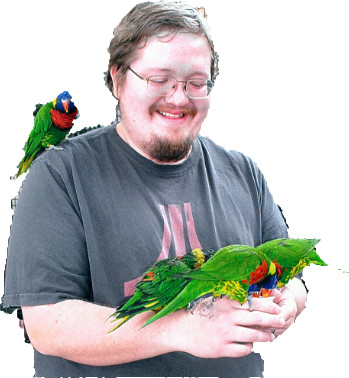
#> input picture stickerizer/img/IanProfile_nb.jpg, 349 x 378 px
$ python stickerizer.py
#> lines starting #> are read from the running program, lines starting #| are printed output that depends on the picture; after the words box and inside, x2 and y2 are one past the last pixel; in counts of white or black regions, pixels touching at a corner belong together
#> in run_stickerizer, image is the input picture: shape (378, 349, 3); mean B, G, R 184.9, 186.3, 185.1
import time
import os
import cv2
import numpy as np
from keras import backend as K
from keras.applications import vgg19
from keras.preprocessing.image import load_img
from scipy.optimize import fmin_l_bfgs_b
import argparse

target_image_path = "img/IanProfile_nb.jpg"

style_reference_image_path = "img/Selfi_paint.jpg"
result_prefix = "face_nb-source"


class VGG_styletransfer:
    def __init__(self):
        width, height = load_img(target_image_path).size
        self.img_height = 400
        self.img_width = int(width * self.img_height / height)

        target_image = K.constant(self.preprocess_image(target_image_path))
        style_reference_image = K.constant(
            self.preprocess_image(style_reference_image_path)
        )
        combination_image = K.placeholder((1, self.img_height, self.img_width, 3))

        input_tensor = K.concatenate(
            [target_image, style_reference_image, combination_image], axis=0
        )
        self.model = vgg19.VGG19(
            input_tensor=input_tensor, weights="imagenet", include_top=False
        )

        total_variation_weight = 1e-4
        style_weight = 1.0
        content_weight = 0.025


class Stickerizer:
    def process(self, image):
        img_gray = cv2.cvtColor(image, cv2.COLOR_BGR2GRAY)
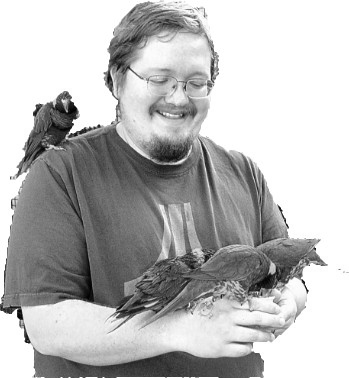
#> img_gray: shape (378, 349); min 1, max 255, mean 185.8
        img_gray = cv2.medianBlur(img_gray, 5)
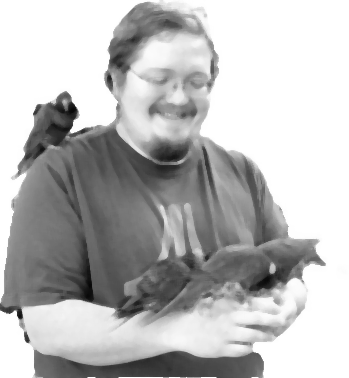
#> img_gray: shape (378, 349); min 7, max 255, mean 186.2
        mask_edges = cv2.adaptiveThreshold(
            img_gray, 255, cv2.ADAPTIVE_THRESH_MEAN_C, cv2.THRESH_BINARY, 9, 9
        )
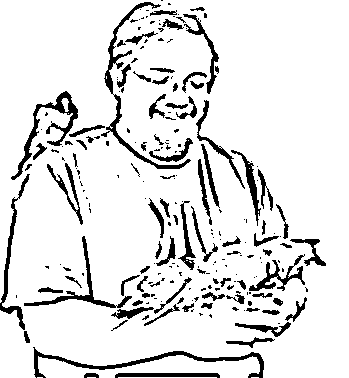
#> mask_edges: shape (378, 349); 88.9% white; 218 black regions (130 under 20 px), largest, box (x1, y1, x2, y2) and area: (101, 2, 191, 169) 1147, (33, 347, 264, 378) 1127, (11, 91, 78, 180) 964
        img_color = cv2.bilateralFilter(image, d=9, sigmaColor=10, sigmaSpace=10)
        img_sticker = cv2.bitwise_and(img_color, img_color, mask=mask_edges)
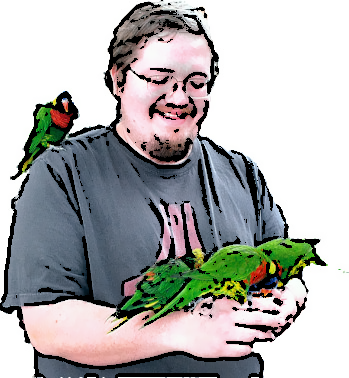
#> img_sticker: shape (378, 349, 3); mean B, G, R 173.9, 174.9, 174.5
        return img_sticker


def run_stickerizer(filename):
    name, ext = filename.split(".")
    print("File: " + filename)
    if ext in ["jpg", "png", "PNG"]:
        image = cv2.imread("./img/" + filename)
        stickerizer = Stickerizer()
        image_out = stickerizer.process(image)
        cv2.imwrite("./output/" + name + "_output2.png", image_out)


if __name__ == "__main__":
    for file in os.listdir("./img"):
        run_stickerizer(file)
#> pass 2 of the loop `for file in os.listdir("./img"):`:
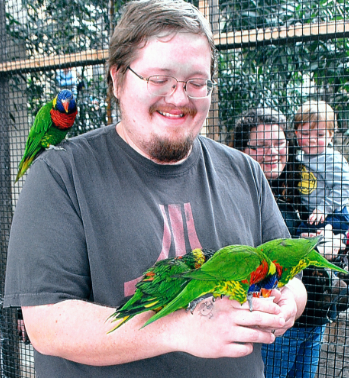
#> input picture stickerizer/img/IanProfile_nb.png, 349 x 378 px
#> in run_stickerizer, image is the input picture: shape (378, 349, 3); mean B, G, R 129.3, 129.7, 120.6
#> in process (call 2), `mask_edges = cv2.adaptiveThreshold( img_gray, 255, cv2.ADAPTIVE_THRESH..`:
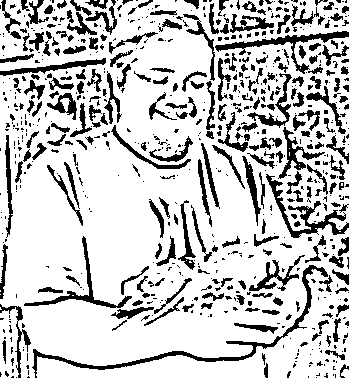
#> mask_edges: shape (378, 349); 78.3% white; 726 black regions (476 under 20 px), largest, box (x1, y1, x2, y2) and area: (32, 265, 328, 378) 1617, (266, 174, 349, 238) 1025, (215, 31, 349, 74) 950
#> in process (call 2), `img_sticker = cv2.bitwise_and(img_color, img_color, mask=mask_edges)`:
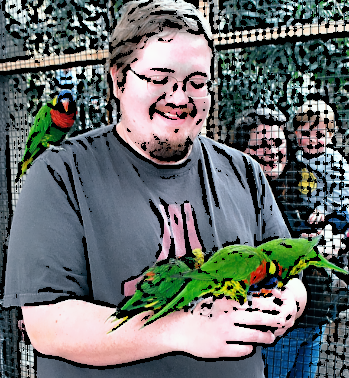
#> img_sticker: shape (378, 349, 3); mean B, G, R 110, 110.3, 104.6
#> pass 3 of the loop `for file in os.listdir("./img"):`:
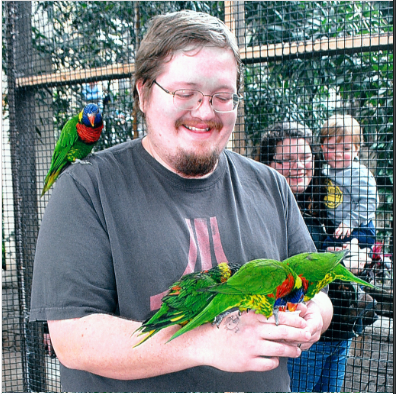
#> input picture stickerizer/img/Ian_profile.png, 396 x 394 px
#> in run_stickerizer, image is the input picture: shape (394, 396, 3); mean B, G, R 127.8, 128.1, 117.5
#> in process (call 3), `mask_edges = cv2.adaptiveThreshold( img_gray, 255, cv2.ADAPTIVE_THRESH..`:
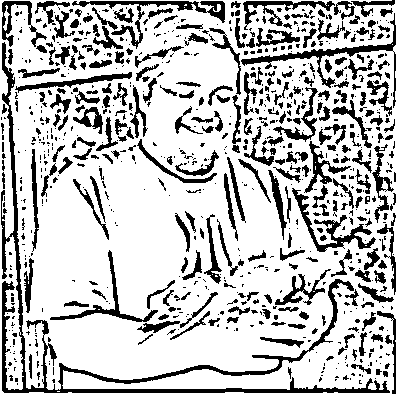
#> mask_edges: shape (394, 396); 75.4% white; 823 black regions (543 under 20 px), largest, box (x1, y1, x2, y2) and area: (1, 42, 390, 393) 5868, (241, 13, 396, 108) 1239, (72, 1, 225, 49) 1155
#> img_color: shape (394, 396, 3)
#> in process (call 3), `img_sticker = cv2.bitwise_and(img_color, img_color, mask=mask_edges)`:
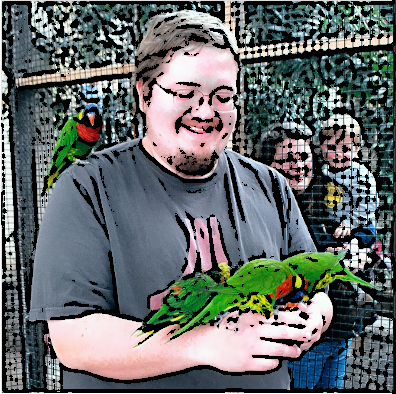
#> img_sticker: shape (394, 396, 3); mean B, G, R 106, 106.3, 100
#> the loop made 4 passes; the first 3 are shown
